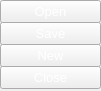
   <widget class="QWidget" name="wdg_file" native="true">
    <property name="geometry">
     <rect>
      <x>10</x>
      <y>20</y>
      <width>101</width>
      <height>91</height>
     </rect>
    </property>
    <widget class="QPushButton" name="btn_open_file">
     <property name="geometry">
      <rect>
       <x>0</x>
       <y>0</y>
       <width>101</width>
       <height>23</height>
      </rect>
     </property>
     <property name="font">
      <font>
       <pointsize>10</pointsize>
      </font>
     </property>
     <property name="styleSheet">
      <string notr="true">color: rgb(255, 255, 255);</string>
     </property>
     <property name="text">
      <string>Open</string>
     </property>
    </widget>
    <widget class="QPushButton" name="btn_save_file">
     <property name="geometry">
      <rect>
       <x>0</x>
       <y>22</y>
       <width>101</width>
       <height>23</height>
      </rect>
     </property>
     <property name="font">
      <font>
       <pointsize>10</pointsize>
      </font>
     </property>
     <property name="styleSheet">
      <string notr="true">color: rgb(255, 255, 255);</string>
     </property>
     <property name="text">
      <string>Save</string>
     </property>
    </widget>
    <widget class="QPushButton" name="btn_new_file">
     <property name="geometry">
      <rect>
       <x>0</x>
       <y>44</y>
       <width>101</width>
       <height>23</height>
      </rect>
     </property>
     <property name="font">
      <font>
       <pointsize>10</pointsize>
      </font>
     </property>
     <property name="styleSheet">
      <string notr="true">color: rgb(255, 255, 255);</string>
     </property>
     <property name="text">
      <string>New</string>
     </property>
    </widget>
    <widget class="QPushButton" name="btn_close_file">
     <property name="geometry">
      <rect>
       <x>0</x>
       <y>66</y>
       <width>101</width>
       <height>23</height>
      </rect>
     </property>
     <property name="font">
      <font>
       <pointsize>10</pointsize>
      </font>
     </property>
     <property name="styleSheet">
      <string notr="true">color: rgb(255, 255, 255);</string>
     </property>
     <property name="text">
      <string>Close</string>
     </property>
    </widget>
   </widget>
